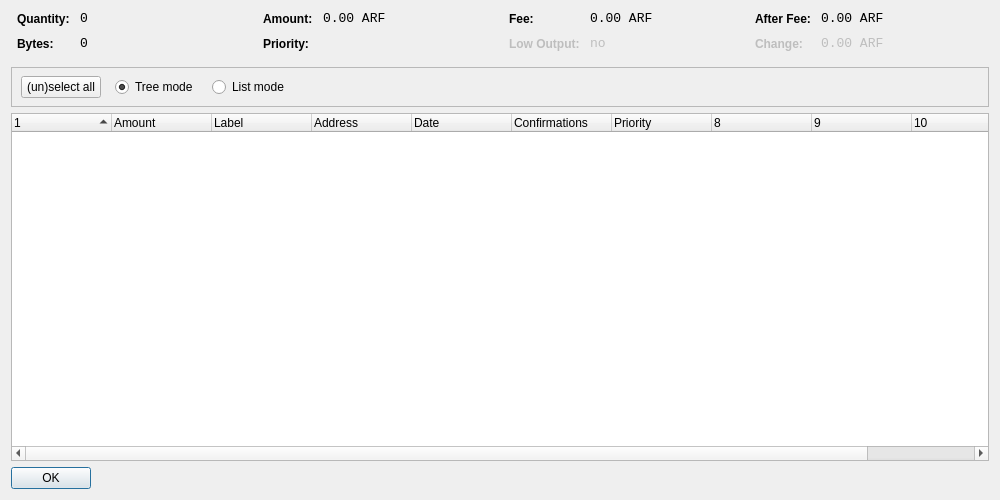
<?xml version="1.0" encoding="UTF-8"?>
<ui version="4.0">
 <class>CoinControlDialog</class>
 <widget class="QDialog" name="CoinControlDialog">
  <property name="geometry">
   <rect>
    <x>0</x>
    <y>0</y>
    <width>1000</width>
    <height>500</height>
   </rect>
  </property>
  <property name="windowTitle">
   <string>Coin Control</string>
  </property>
  <layout class="QVBoxLayout" name="verticalLayout">
   <item>
    <layout class="QHBoxLayout" name="horizontalLayoutTop" stretch="0,0,0,0">
     <property name="topMargin">
      <number>0</number>
     </property>
     <property name="bottomMargin">
      <number>10</number>
     </property>
     <item>
      <layout class="QFormLayout" name="formLayoutCoinControl1">
       <property name="horizontalSpacing">
        <number>10</number>
       </property>
       <property name="verticalSpacing">
        <number>10</number>
       </property>
       <property name="leftMargin">
        <number>6</number>
       </property>
       <property name="rightMargin">
        <number>6</number>
       </property>
       <item row="0" column="0">
        <widget class="QLabel" name="labelCoinControlQuantityText">
         <property name="styleSheet">
          <string notr="true">font-weight:bold;</string>
         </property>
         <property name="text">
          <string>Quantity:</string>
         </property>
        </widget>
       </item>
       <item row="0" column="1">
        <widget class="QLabel" name="labelCoinControlQuantity">
         <property name="font">
          <font>
           <family>Monospace</family>
           <pointsize>10</pointsize>
          </font>
         </property>
         <property name="cursor">
          <cursorShape>IBeamCursor</cursorShape>
         </property>
         <property name="contextMenuPolicy">
          <enum>Qt::ActionsContextMenu</enum>
         </property>
         <property name="text">
          <string notr="true">0</string>
         </property>
         <property name="textInteractionFlags">
          <set>Qt::LinksAccessibleByMouse|Qt::TextSelectableByKeyboard|Qt::TextSelectableByMouse</set>
         </property>
        </widget>
       </item>
       <item row="1" column="0">
        <widget class="QLabel" name="labelCoinControlBytesText">
         <property name="styleSheet">
          <string notr="true">font-weight:bold;</string>
         </property>
         <property name="text">
          <string>Bytes:</string>
         </property>
        </widget>
       </item>
       <item row="1" column="1">
        <widget class="QLabel" name="labelCoinControlBytes">
         <property name="font">
          <font>
           <family>Monospace</family>
           <pointsize>10</pointsize>
          </font>
         </property>
         <property name="cursor">
          <cursorShape>IBeamCursor</cursorShape>
         </property>
         <property name="contextMenuPolicy">
          <enum>Qt::ActionsContextMenu</enum>
         </property>
         <property name="text">
          <string notr="true">0</string>
         </property>
         <property name="textInteractionFlags">
          <set>Qt::LinksAccessibleByMouse|Qt::TextSelectableByKeyboard|Qt::TextSelectableByMouse</set>
         </property>
        </widget>
       </item>
      </layout>
     </item>
     <item>
      <layout class="QFormLayout" name="formLayoutCoinControl2">
       <property name="horizontalSpacing">
        <number>10</number>
       </property>
       <property name="verticalSpacing">
        <number>10</number>
       </property>
       <property name="leftMargin">
        <number>6</number>
       </property>
       <property name="rightMargin">
        <number>6</number>
       </property>
       <item row="0" column="0">
        <widget class="QLabel" name="labelCoinControlAmountText">
         <property name="styleSheet">
          <string notr="true">font-weight:bold;</string>
         </property>
         <property name="text">
          <string>Amount:</string>
         </property>
        </widget>
       </item>
       <item row="0" column="1">
        <widget class="QLabel" name="labelCoinControlAmount">
         <property name="font">
          <font>
           <family>Monospace</family>
           <pointsize>10</pointsize>
          </font>
         </property>
         <property name="cursor">
          <cursorShape>IBeamCursor</cursorShape>
         </property>
         <property name="contextMenuPolicy">
          <enum>Qt::ActionsContextMenu</enum>
         </property>
         <property name="text">
          <string notr="true">0.00 ARF</string>
         </property>
         <property name="textInteractionFlags">
          <set>Qt::LinksAccessibleByMouse|Qt::TextSelectableByKeyboard|Qt::TextSelectableByMouse</set>
         </property>
        </widget>
       </item>
       <item row="1" column="0">
        <widget class="QLabel" name="labelCoinControlPriorityText">
         <property name="styleSheet">
          <string notr="true">font-weight:bold;</string>
         </property>
         <property name="text">
          <string>Priority:</string>
         </property>
        </widget>
       </item>
       <item row="1" column="1">
        <widget class="QLabel" name="labelCoinControlPriority">
         <property name="font">
          <font>
           <family>Monospace</family>
           <pointsize>10</pointsize>
          </font>
         </property>
         <property name="cursor">
          <cursorShape>IBeamCursor</cursorShape>
         </property>
         <property name="contextMenuPolicy">
          <enum>Qt::ActionsContextMenu</enum>
         </property>
         <property name="text">
          <string/>
         </property>
         <property name="textInteractionFlags">
          <set>Qt::LinksAccessibleByMouse|Qt::TextSelectableByKeyboard|Qt::TextSelectableByMouse</set>
         </property>
        </widget>
       </item>
      </layout>
     </item>
     <item>
      <layout class="QFormLayout" name="formLayoutCoinControl3">
       <property name="horizontalSpacing">
        <number>10</number>
       </property>
       <property name="verticalSpacing">
        <number>10</number>
       </property>
       <property name="leftMargin">
        <number>6</number>
       </property>
       <property name="rightMargin">
        <number>6</number>
       </property>
       <item row="0" column="0">
        <widget class="QLabel" name="labelCoinControlFeeText">
         <property name="styleSheet">
          <string notr="true">font-weight:bold;</string>
         </property>
         <property name="text">
          <string>Fee:</string>
         </property>
        </widget>
       </item>
       <item row="0" column="1">
        <widget class="QLabel" name="labelCoinControlFee">
         <property name="font">
          <font>
           <family>Monospace</family>
           <pointsize>10</pointsize>
          </font>
         </property>
         <property name="cursor">
          <cursorShape>IBeamCursor</cursorShape>
         </property>
         <property name="contextMenuPolicy">
          <enum>Qt::ActionsContextMenu</enum>
         </property>
         <property name="text">
          <string notr="true">0.00 ARF</string>
         </property>
         <property name="textInteractionFlags">
          <set>Qt::LinksAccessibleByMouse|Qt::TextSelectableByKeyboard|Qt::TextSelectableByMouse</set>
         </property>
        </widget>
       </item>
       <item row="1" column="0">
        <widget class="QLabel" name="labelCoinControlLowOutputText">
         <property name="enabled">
          <bool>false</bool>
         </property>
         <property name="styleSheet">
          <string notr="true">font-weight:bold;</string>
         </property>
         <property name="text">
          <string>Low Output:</string>
         </property>
        </widget>
       </item>
       <item row="1" column="1">
        <widget class="QLabel" name="labelCoinControlLowOutput">
         <property name="enabled">
          <bool>false</bool>
         </property>
         <property name="font">
          <font>
           <family>Monospace</family>
           <pointsize>10</pointsize>
          </font>
         </property>
         <property name="cursor">
          <cursorShape>IBeamCursor</cursorShape>
         </property>
         <property name="contextMenuPolicy">
          <enum>Qt::ActionsContextMenu</enum>
         </property>
         <property name="text">
          <string notr="true">no</string>
         </property>
         <property name="textInteractionFlags">
          <set>Qt::LinksAccessibleByMouse|Qt::TextSelectableByKeyboard|Qt::TextSelectableByMouse</set>
         </property>
        </widget>
       </item>
      </layout>
     </item>
     <item>
      <layout class="QFormLayout" name="formLayoutCoinControl4">
       <property name="horizontalSpacing">
        <number>10</number>
       </property>
       <property name="verticalSpacing">
        <number>10</number>
       </property>
       <property name="leftMargin">
        <number>6</number>
       </property>
       <property name="rightMargin">
        <number>6</number>
       </property>
       <item row="0" column="0">
        <widget class="QLabel" name="labelCoinControlAfterFeeText">
         <property name="styleSheet">
          <string notr="true">font-weight:bold;</string>
         </property>
         <property name="text">
          <string>After Fee:</string>
         </property>
        </widget>
       </item>
       <item row="0" column="1">
        <widget class="QLabel" name="labelCoinControlAfterFee">
         <property name="font">
          <font>
           <family>Monospace</family>
           <pointsize>10</pointsize>
          </font>
         </property>
         <property name="cursor">
          <cursorShape>IBeamCursor</cursorShape>
         </property>
         <property name="contextMenuPolicy">
          <enum>Qt::ActionsContextMenu</enum>
         </property>
         <property name="text">
          <string notr="true">0.00 ARF</string>
         </property>
         <property name="textInteractionFlags">
          <set>Qt::LinksAccessibleByMouse|Qt::TextSelectableByKeyboard|Qt::TextSelectableByMouse</set>
         </property>
        </widget>
       </item>
       <item row="1" column="0">
        <widget class="QLabel" name="labelCoinControlChangeText">
         <property name="enabled">
          <bool>false</bool>
         </property>
         <property name="styleSheet">
          <string notr="true">font-weight:bold;</string>
         </property>
         <property name="text">
          <string>Change:</string>
         </property>
        </widget>
       </item>
       <item row="1" column="1">
        <widget class="QLabel" name="labelCoinControlChange">
         <property name="enabled">
          <bool>false</bool>
         </property>
         <property name="font">
          <font>
           <family>Monospace</family>
           <pointsize>10</pointsize>
          </font>
         </property>
         <property name="cursor">
          <cursorShape>IBeamCursor</cursorShape>
         </property>
         <property name="contextMenuPolicy">
          <enum>Qt::ActionsContextMenu</enum>
         </property>
         <property name="text">
          <string notr="true">0.00 ARF</string>
         </property>
         <property name="textInteractionFlags">
          <set>Qt::LinksAccessibleByMouse|Qt::TextSelectableByKeyboard|Qt::TextSelectableByMouse</set>
         </property>
        </widget>
       </item>
      </layout>
     </item>
    </layout>
   </item>
   <item>
    <widget class="QFrame" name="frame">
     <property name="minimumSize">
      <size>
       <width>0</width>
       <height>40</height>
      </size>
     </property>
     <property name="frameShape">
      <enum>QFrame::StyledPanel</enum>
     </property>
     <property name="frameShadow">
      <enum>QFrame::Sunken</enum>
     </property>
     <widget class="QWidget" name="horizontalLayoutWidget">
      <property name="geometry">
       <rect>
        <x>10</x>
        <y>0</y>
        <width>781</width>
        <height>41</height>
       </rect>
      </property>
      <layout class="QHBoxLayout" name="horizontalLayoutPanel" stretch="0,0,0,0,0">
       <property name="spacing">
        <number>14</number>
       </property>
       <item>
        <widget class="QPushButton" name="pushButtonSelectAll">
         <property name="sizePolicy">
          <sizepolicy hsizetype="Maximum" vsizetype="Fixed">
           <horstretch>0</horstretch>
           <verstretch>0</verstretch>
          </sizepolicy>
         </property>
         <property name="text">
          <string>(un)select all</string>
         </property>
        </widget>
       </item>
       <item>
        <widget class="QRadioButton" name="radioTreeMode">
         <property name="sizePolicy">
          <sizepolicy hsizetype="Maximum" vsizetype="Fixed">
           <horstretch>0</horstretch>
           <verstretch>0</verstretch>
          </sizepolicy>
         </property>
         <property name="text">
          <string>Tree mode</string>
         </property>
         <property name="checked">
          <bool>true</bool>
         </property>
        </widget>
       </item>
       <item>
        <widget class="QRadioButton" name="radioListMode">
         <property name="sizePolicy">
          <sizepolicy hsizetype="Maximum" vsizetype="Fixed">
           <horstretch>0</horstretch>
           <verstretch>0</verstretch>
          </sizepolicy>
         </property>
         <property name="text">
          <string>List mode</string>
         </property>
        </widget>
       </item>
       <item>
        <spacer name="horizontalSpacer">
         <property name="orientation">
          <enum>Qt::Horizontal</enum>
         </property>
         <property name="sizeHint" stdset="0">
          <size>
           <width>40</width>
           <height>20</height>
          </size>
         </property>
        </spacer>
       </item>
      </layout>
     </widget>
    </widget>
   </item>
   <item>
    <widget class="CoinControlTreeWidget" name="treeWidget">
     <property name="contextMenuPolicy">
      <enum>Qt::CustomContextMenu</enum>
     </property>
     <property name="sortingEnabled">
      <bool>false</bool>
     </property>
     <property name="columnCount">
      <number>11</number>
     </property>
     <attribute name="headerShowSortIndicator" stdset="0">
      <bool>true</bool>
     </attribute>
     <attribute name="headerStretchLastSection">
      <bool>false</bool>
     </attribute>
     <column>
      <property name="text">
       <string/>
      </property>
     </column>
     <column>
      <property name="text">
       <string>Amount</string>
      </property>
     </column>
     <column>
      <property name="text">
       <string>Label</string>
      </property>
     </column>
     <column>
      <property name="text">
       <string>Address</string>
      </property>
     </column>
     <column>
      <property name="text">
       <string>Date</string>
      </property>
     </column>
     <column>
      <property name="text">
       <string>Confirmations</string>
      </property>
      <property name="toolTip">
       <string>Confirmed</string>
      </property>
     </column>
     <column>
      <property name="text">
       <string>Priority</string>
      </property>
     </column>
     <column>
      <property name="text">
       <string/>
      </property>
     </column>
     <column>
      <property name="text">
       <string/>
      </property>
     </column>
     <column>
      <property name="text">
       <string/>
      </property>
     </column>
     <column>
      <property name="text">
       <string/>
      </property>
     </column>
    </widget>
   </item>
   <item>
    <widget class="QDialogButtonBox" name="buttonBox">
     <property name="sizePolicy">
      <sizepolicy hsizetype="Maximum" vsizetype="Fixed">
       <horstretch>0</horstretch>
       <verstretch>0</verstretch>
      </sizepolicy>
     </property>
     <property name="orientation">
      <enum>Qt::Horizontal</enum>
     </property>
     <property name="standardButtons">
      <set>QDialogButtonBox::Ok</set>
     </property>
    </widget>
   </item>
  </layout>
 </widget>
 <customwidgets>
  <customwidget>
   <class>CoinControlTreeWidget</class>
   <extends>QTreeWidget</extends>
   <header>coincontroltreewidget.h</header>
  </customwidget>
 </customwidgets>
 <resources/>
 <connections/>
</ui>
